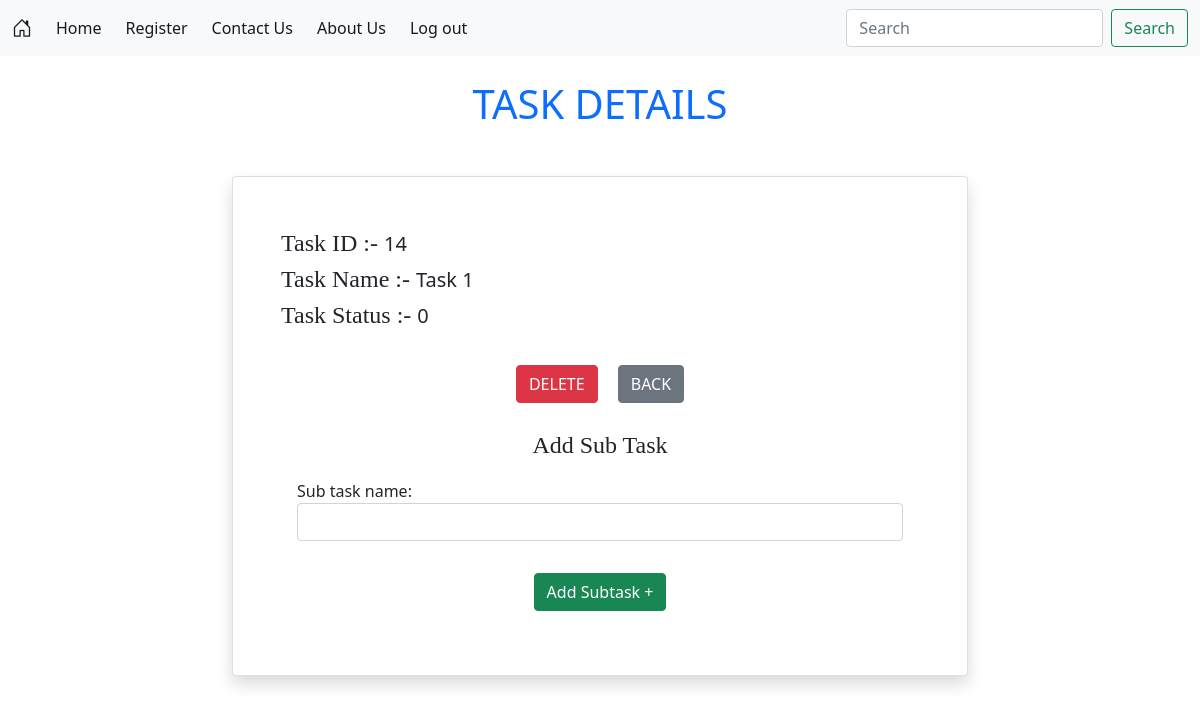
The page /task_details/14 (signed in) on the database its author committed.
### task_manager_app/models.py (models this page shows, shortened)
class TaskModel(models.Model):
    class StatusChoices(models.IntegerChoices):
        Not_started = 0,"Not started"
        Started = 1 ,"Strated"
        Working = 2 ,"Working"
        Done = 3,"Done"
    task_name = models.CharField(max_length=100)
    status = models.IntegerField(choices = StatusChoices.choices)
    owner = models.ForeignKey(User,on_delete=models.CASCADE)
    created_at = models.DateTimeField(auto_now_add=True,blank=True)
    updated_at = models.DateTimeField(auto_now_add=False,auto_now=True)

### task_manager_app/views.py (the view)
# urls.py: path('task_details/<int:pk>',views.task_details,name='task_details'),
@login_required(login_url='http://127.0.0.1:8000/log_in')
def task_details(request, pk):
    Task_data = TaskModel.objects.get(id=pk)
    Sub_task_data = SubtaskModel.objects.filter(task_id=pk)
    init_dict = {
        'task': Task_data
    }
    form = SubTaskForm(initial=init_dict)
    if request.method == 'POST':
        sub_task_form = SubTaskForm(request.POST, initial=init_dict)
        if sub_task_form.is_valid():
            sub_task_form.save()
            return redirect("task_details", pk)
    return render(
        request,
        'task_details.html',
        {
            'Task_data': Task_data,
            'Sub_task_data': Sub_task_data,
            'form': form
        }
    )

### task_manager_app/forms.py
class SubTaskForm(forms.ModelForm):
    class Meta:
        model = SubtaskModel
        fields = ['sub_task_name','task']
        label = {
            'sub_task_name' : "Enter The Sub Task Name : ",
            'task':'Enter The Task Name : '
        }
        widgets = {
            'sub_task_name' : forms.TextInput(attrs={'class':'form-control'}),
            'task': forms.HiddenInput(attrs={'class':'form-control', })
        }

### task_manager_app/templates/task_details.html (shortened to what this page needs)
{% extends 'base.html' %}
{% block body %}
<div class="container">
    <div class="container text-center text-primary pt-4">
        <h1> TASK DETAILS </h1>
    </div>
    <div class="mt-5">
        <div class="row">
            <div class="col-2">
            </div>
            <div class="col-8">
                <div class="card shadow p-5">
                    <div>
                        <span class="fs-4" style="font-family: cursive;">Task ID :- </span> <span
                            class="fs-5">{{Task_data.id}}</span>
                    </div>
                    <div>
                        <span class="fs-4" style="font-family: cursive;">Task Name :- </span> <span
                            class="fs-5">{{Task_data.task_name}}</span>
                    </div>
                    <div>
                        <span class="fs-4" style="font-family: cursive;">Task Status :- </span> <span
                            class="fs-5">{{Task_data.status}}</span>
                    </div>
                    <div class="text-center mt-4">
                        <a class="btn btn-danger m-2" href="{% url 'delete_task' Task_data.id %}">DELETE</a>
                        <a class="btn btn-secondary m-2" href="{% url 'user_task_list' %}">BACK</a>
                    </div>
                    <div>
                    </div>
                    <div>
                    <form action="{% url 'task_details' Task_data.id %}" method="post">
                        <div class="text-center">
                            <span class="fs-4" style="font-family: cursive;">Add Sub Task</span>
                        </div>
                        <div class="p-3">
                            {{form}}
                        </div>
                    <div class="p-3 text-center">
                        <button class="btn btn-success" type="submit">Add Subtask + </button>
                    </div>
                    </form>
                    </div>
                </div>
            </div>
            <div class="col-2">
            </div>
        </div>
    </div>
</div>
{% endblock body %}

### rows shown on the page
TaskModel: id "14", task_name "Task 1", status "0"
